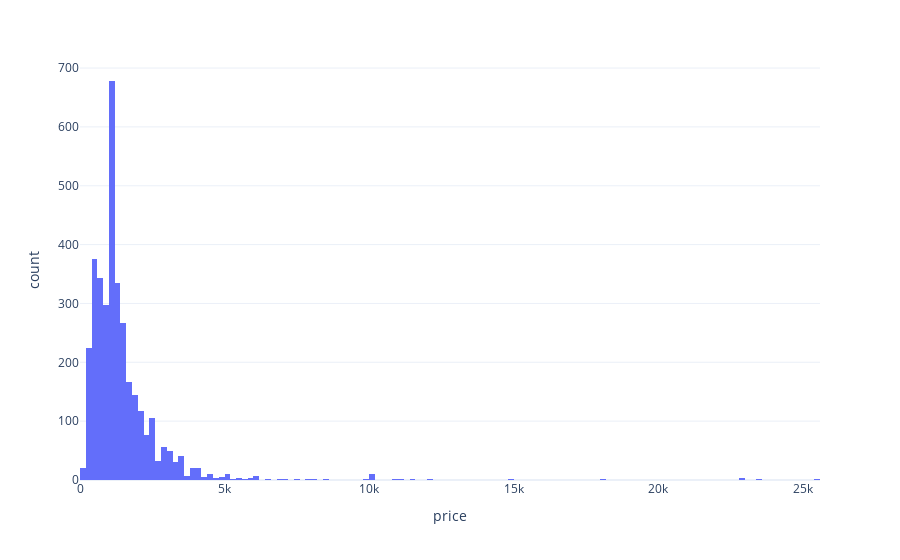

Notebook source saved alongside this figure:
### Code cell
px.histogram(df_listing, x='price')

### Figure 1 — Plotly figure (JSON) as saved in the notebook; plotly's stock layout.template omitted (floating-point values rounded to 4 significant figures; data arrays with more than 128 entries replaced by an {"elided": "..."} marker saying what was removed)
{"data": [{"alignmentgroup": "True", "bingroup": "x", "hovertemplate": "price=%{x}<br>count=%{y}<extra></extra>", "legendgroup": "", "marker": {"color": "#636efa", "pattern": {"shape": ""}}, "name": "", "offsetgroup": "", "orientation": "v", "showlegend": false, "type": "histogram", "x": {"elided": "3499 int values"}, "xaxis": "x", "yaxis": "y"}], "layout": {"barmode": "relative", "legend": {"tracegroupgap": 0}, "margin": {"t": 60}, "xaxis": {"anchor": "y", "domain": [0, 1], "title": {"text": "price"}}, "yaxis": {"anchor": "x", "domain": [0, 1], "title": {"text": "count"}}}}
